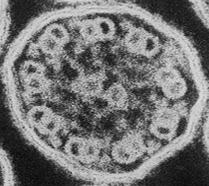
#> input picture semana 10/imagens/Celula.png, 209 x 186 px, found by its file name
$ python q10b.py
#> lines starting #> are read from the running program, lines starting #| are printed output that depends on the picture
from PIL import Image
import numpy as np

img = Image.open(r'C:\Users\David\Desktop\RP-2022.1\semana 10\imagens\Celula.png')
#> img is the input picture: PIL image 209x186 RGB; min 4, max 220, mean 116.3
maxi = np.amax(np.array(img))
#> maxi = 220

for gama in np.arange(1,3.0,0.5):
    im = np.array(img)
    c = (maxi)**(1-gama)
    for i in range(len(im)):
        for k in range(len(im[i])):
            im[i][k] = c*(im[i][k]**gama)
    im = Image.fromarray(im)
    im.save("ResultadoCelula_"+str(gama)+".png")
#> this loop made 4 passes
#> c on passes 1 to 4: 1, 0.0674, 0.00455, 0.000306
#> pass 2, `im = Image.fromarray(im)`:
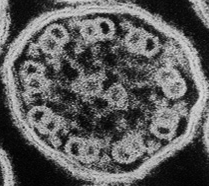
#> im: PIL image 209x186 RGB; min 0, max 220, mean 92.5
#> pass 3, `im = Image.fromarray(im)`:
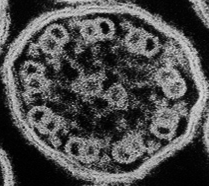
#> im: PIL image 209x186 RGB; min 0, max 220, mean 76.7

$ run again, with semana 10/imagens/Cerebro.png copied over semana 10/imagens/Celula.png
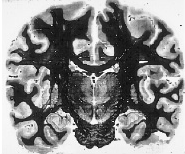
#> input picture semana 10/imagens/Cerebro.png, 185 x 154 px, found by its file name
#> img is the input picture: PIL image 185x154 RGB; min 10, max 255, mean 137
#> maxi = 255
#> the loop `for gama in np.arange(1,3.0,0.5):` made 4 passes
#> c on passes 1 to 4: 1, 0.0626, 0.00392, 0.000246
#> pass 2, `im = Image.fromarray(im)`:
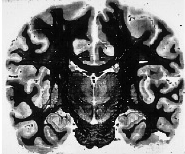
#> im: PIL image 185x154 RGB; min 1, max 255, mean 114.8
#> after the loop `for gama in np.arange(1,3.0,0.5):`:
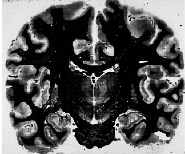
#> im: PIL image 185x154 RGB; min 0, max 255, mean 91.1
